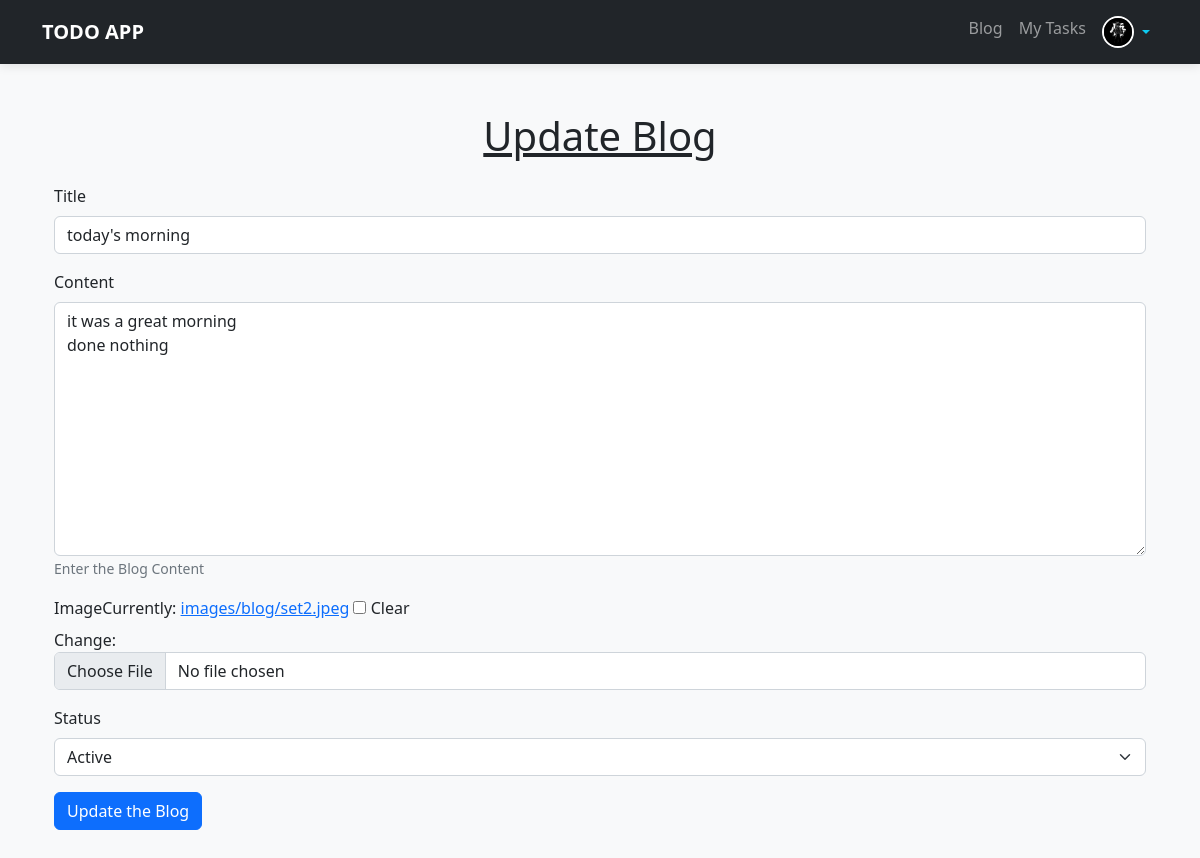
Page /blog/edit/8 (signed in) on the committed database.
### blog/models.py (models this page shows, shortened)
class Profile(models.Model):
    user = models.OneToOneField(User, on_delete=models.CASCADE)
    profile_pic = models.ImageField(upload_to="images/")
    phone = models.PositiveBigIntegerField()

class Blog(models.Model):
    title = models.CharField(max_length=15)
    content = models.TextField(help_text="Enter the Blog Content")
    image = models.ImageField(upload_to="images/blog", null=True,blank=True,default=None)
    status = models.CharField(max_length=2, choices=BLOG_STATUS)
    user = models.ForeignKey(User, on_delete=models.CASCADE)
    created_at = models.DateTimeField(auto_now_add=True)
    updated_at = models.DateTimeField(auto_now=True)
    likes = models.ManyToManyField(User,related_name="blog_likes")
    class Meta:
        ordering = ['-updated_at', '-created_at']

### blog/views.py (the view, shortened to what this page needs)
# urls.py: path("edit/<int:pk>", views.updateBlog, name="blog.edit"),
@login_required
def updateBlog(request: HttpRequest, pk):
    blog = get_object_or_404(Blog, pk=pk)
    if not blog.user.id == request.user.id:
        return redirect("blog:blog.index")
    if request.method == 'GET':
        form = BlogForm(instance=blog)
        return render(request, "blog/blog.update.html", {"form": form})

### blog/forms.py
class BlogForm(forms.ModelForm):
    image = forms.ImageField(required=False)
    class Meta:
        model = Blog
        exclude = ('user', 'likes')
    def __init__(self, *args, **kwargs):
        super().__init__(*args, **kwargs)
        for field in self.fields:
            self.fields[field].widget.attrs.update({'class': 'form-control'})

### blog/templates/blog/blog.update.html (shortened to what this page needs)
{% extends 'base.html' %}
{% load django_bootstrap5 %}
{% block mainContent %}
    <section class="container py-3 vstack gap-3">
        <h1 class="text-center text-decoration-underline">Update Blog</h1>
        <div class="row">
            <form method="POST" class="col-xl-12 mx-auto" enctype="multipart/form-data">
                {% bootstrap_form form %}
                <button type="submit" class="btn btn-primary">Update the Blog</button>
            </form>
        </div>
    </section>
{% endblock mainContent %}

### templates/base.html (shortened to what this page needs)
{% load static %}
<!DOCTYPE html>
<html lang="en">
<head>
    <link rel="stylesheet" href="{% static 'bootstrap5/css/bootstrap.min.css' %}">
</head>
<body>
    <nav class="navbar navbar-expand-lg navbar-dark bg-dark">
        <div class="container">
            <a class="navbar-brand fw-bold" href="/">TODO APP</a>
            <div class="collapse navbar-collapse justify-content-end">
                <ul class="navbar-nav">
                    <li class="nav-item">
                        <a class="nav-link" href="{% url 'blog:blog.index' %}">Blog</a>
                    </li>
                    {% if request.user.is_authenticated %}
                    <li class="nav-item">
                        <a class="nav-link" href="{% url 'todos:todos.index' %}">My Tasks</a>
                    </li>
                    <li class="nav-item dropdown">
                        <a class="nav-link dropdown-toggle text-info d-flex align-items-center" href="#"
                            id="userDropdown" role="button" data-bs-toggle="dropdown">
                            {% if user.profile.profile_pic %}
                            <img src="{{ user.profile.profile_pic.url }}" alt="{{ user.username }}"
                                class="rounded-circle me-1"
                                style="width: 32px; height: 32px; object-fit: cover; border: 2px solid white;">
                            {% else %}
                            <div class="rounded-circle bg-secondary text-white d-flex justify-content-center align-items-center me-1"
                                style="width: 32px; height: 32px; font-size: 1rem; border: 2px solid white;">
                                {{ user.username|make_list|first|upper }}
                            </div>
                            {% endif %}
                        </a>
                    </li>
                    {% else %}
                    <li class="nav-item">
                        <a class="nav-link" href="{% url 'authentication:login' %}">Login</a>
                    </li>
                    {% endif %}
                </ul>
            </div>
        </div>
    </nav>
    <main class="container main-container">
        {% block mainContent %}{% endblock %}
    </main>
</body>
</html>

### templates/base.html (style rules this page uses)
body { background-color: #f8f9fa; min-height: 100vh; }
.navbar { box-shadow: 0 2px 10px rgba(0, 0, 0, 0.1); }
.main-container { padding-top: 2rem; padding-bottom: 5rem; }

### rows in the picture
Blog: title "today's morning", content "it was a great morning done nothing", status "Active"
